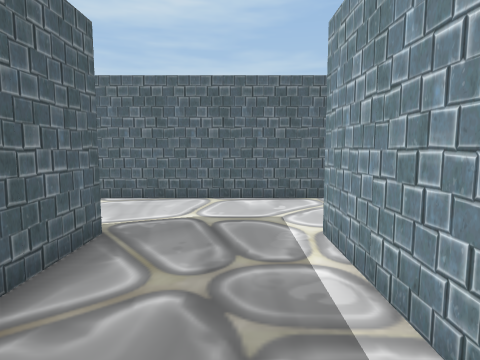
view 1 (above)

24 first-person views from a walk through a 3-D level made in the Unity game engine. The camera is 1.4 m above the floor, tilts 6° down and sees 75° across. Doors are open. The floor is counted in squares, 0.9 m on a side. Each view is taken from the middle of a square. On the plan, view 1 faces up. The plan holds only what a view shows up to about 15 squares ahead; the rest is blank. The place goes on beyond the plan. The player is left out.

view 2
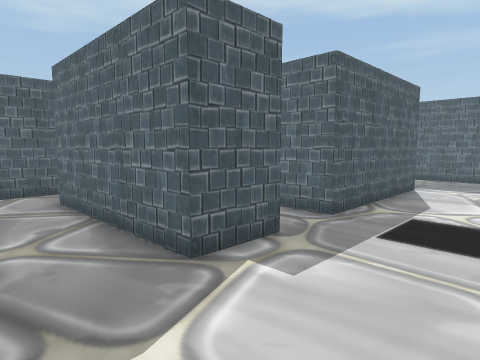

view 3
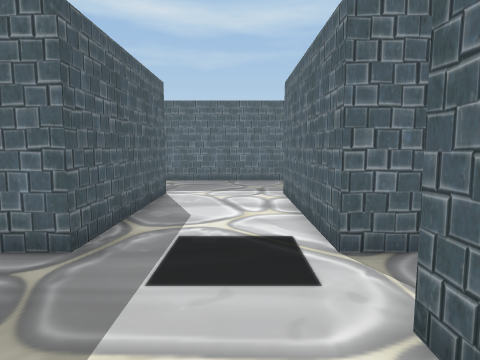

view 4
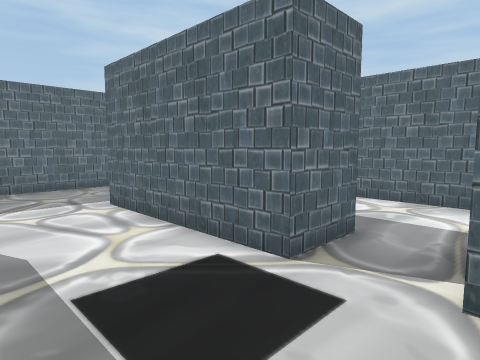

view 5
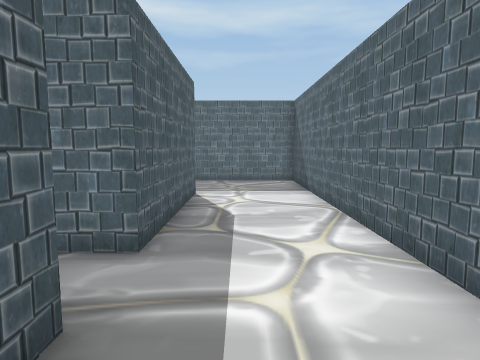

view 6
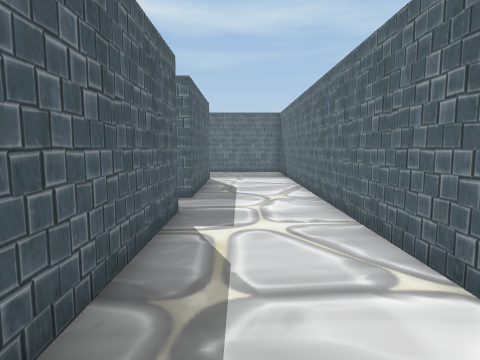

view 7
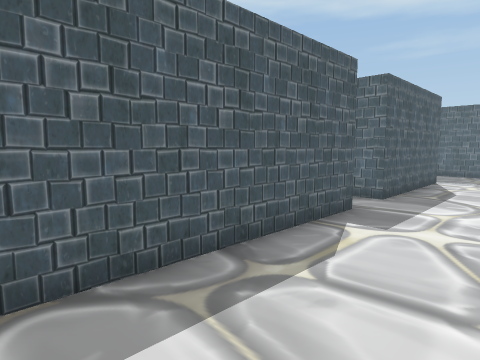

view 8
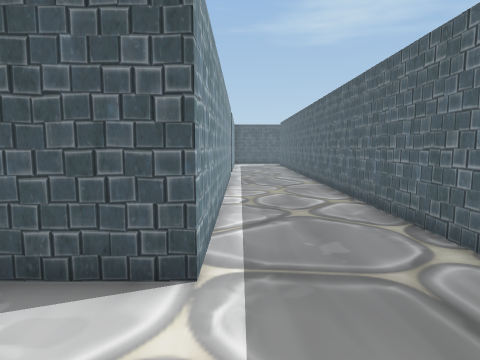

view 9
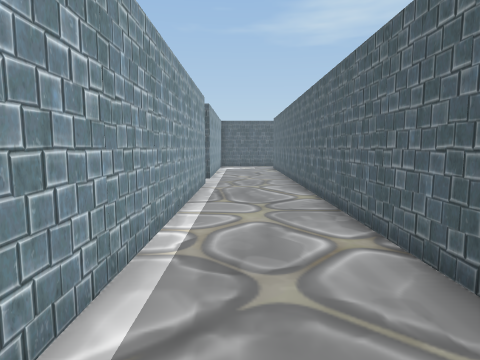

view 10
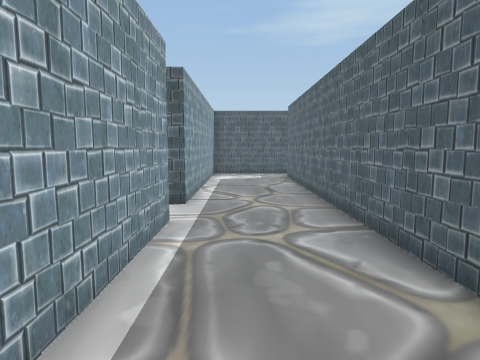

view 11
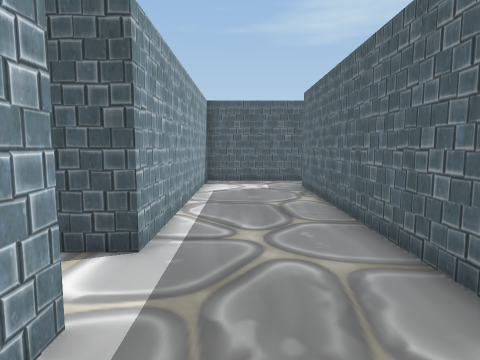

view 12
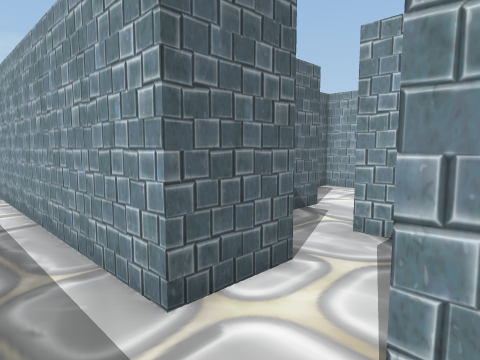

view 13
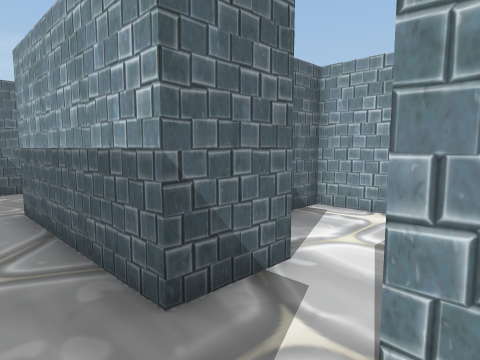

view 14
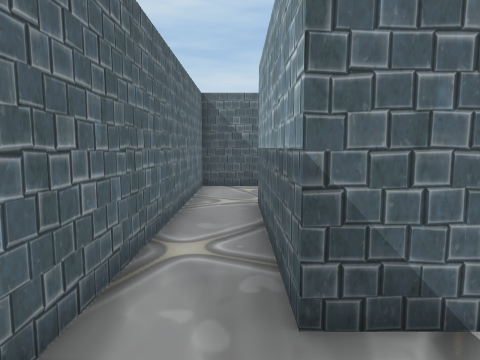

view 15
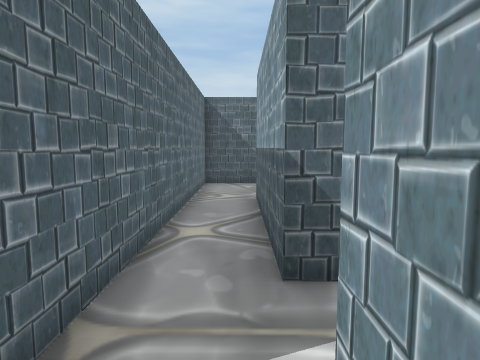

view 16
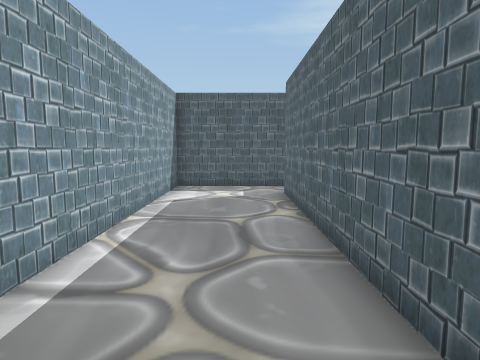

view 17
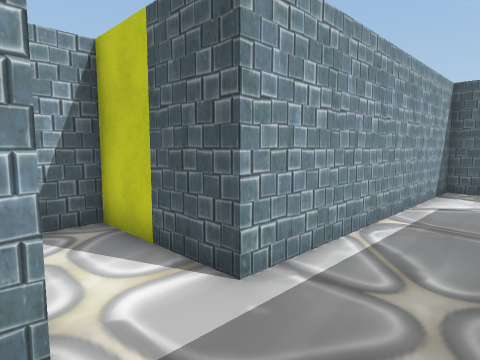

view 18
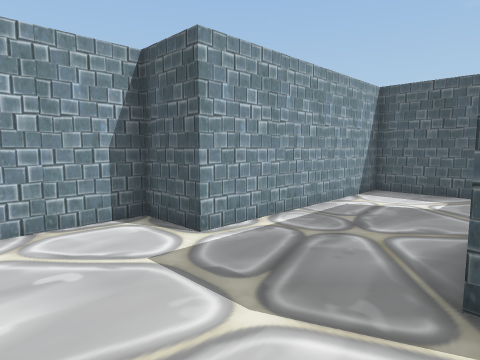

view 19
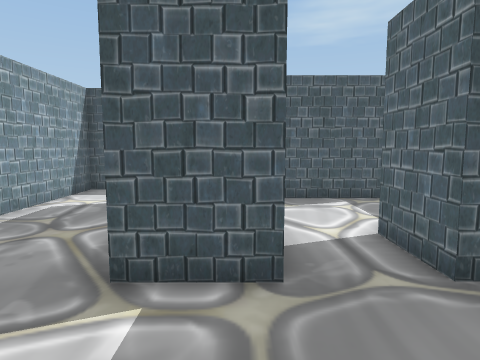

view 20
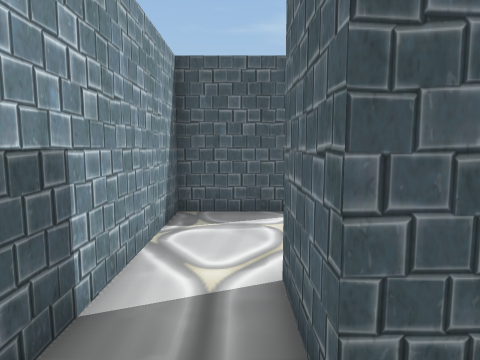

view 21
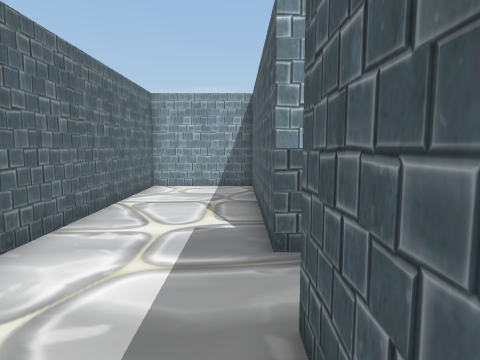

view 22
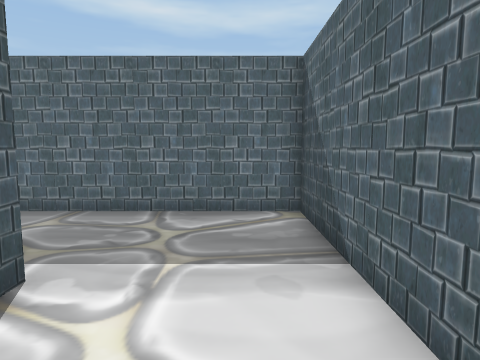

view 23
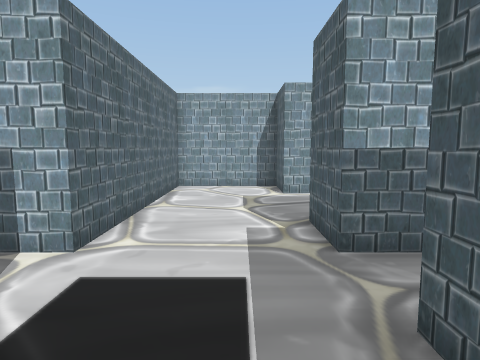

view 24
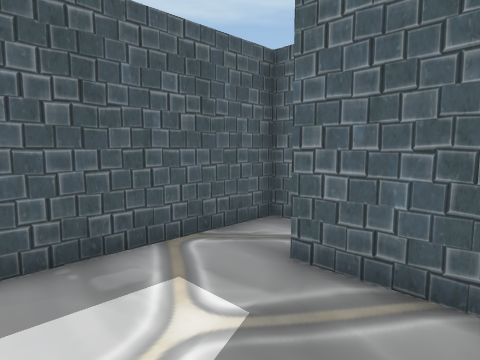

### Floor plan
Ten units are one square. View 1 is at (0, 0); x grows to the right and y downward. Boxes are objects, and circles mark ways between rooms. Rooms are numbered by the first view taken in them; rooms with no view inside come last. Other rooms are left out.
<svg viewBox="-175 -160 215 370">
<path fill="none" stroke="#000" d="M-45 -35 -45 -55 -25 -55 -25 5M-125 -115 -65 -115 -65 -95 -125 -95M-45 19 -45 25 15 25 15 -55 35 -55 35 -95 -45 -95 -45 -115 30 -115M35 -114 35 -155 -165 -155 -165 185M-104 85 -125 85 -125 -55 -65 -55 -65 -34M-170 205 -125 205 -125 105 -105 105M-64 65 -85 65 -85 5 -45 5 -45 -35M-78 -35 -105 -35 -105 82M-105 105 -85 105 -85 84"/>
<circle cx="-115" cy="95" r="3" fill="#2a7"/>
<circle cx="-55" cy="-45" r="3" fill="#2a7"/>
<text x="-90" y="-60">1</text>
<text x="-90" y="20">2</text>
</svg>
Room 1 opens to room 2.

Where each view was taken, in squares from view 1:
view 1: 0 up, 0 right, facing up
view 2: 9 up, 0 right, facing down-left
view 3: 8 up, 2 left, facing left
view 4: 6 up, 4 left, facing up-left
view 5: 13 up, 2 left, facing left
view 6: 13 up, 3 right, facing left
view 7: 15 up, 3 right, facing down-left
view 8: 9 up, 13 left, facing down
view 9: 5 up, 14 left, facing down
view 10: 2 down, 14 left, facing down
view 11: 6 down, 14 left, facing down
view 12: 11 down, 14 left, facing up-right
view 13: 9 down, 10 left, facing up-right
view 14: 9 down, 9 left, facing up
view 15: 10 down, 9 left, facing up
view 16: 8 down, 15 left, facing down
view 17: 8 down, 15 left, facing down-right
view 18: 9 up, 3 left, facing down-right
view 19: 9 up, 4 left, facing down
view 20: 7 up, 6 left, facing down
view 21: 12 up, 9 left, facing right
view 22: 14 up, 9 left, facing left
view 23: 7 up, 9 left, facing right
view 24: 2 up, 1 right, facing down-left
